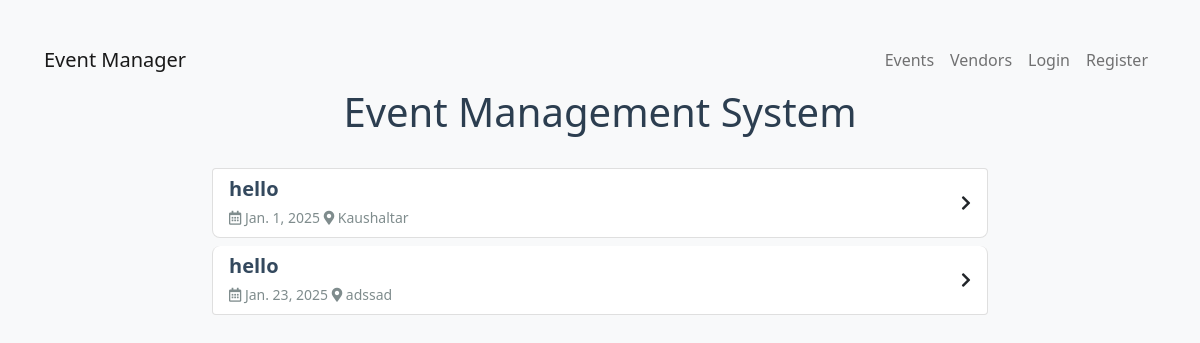
The page /event-list/ on the database its author committed.
### base/models.py (models this page shows)
class Event(models.Model):
    name = models.CharField(max_length=100)
    description = models.TextField()
    date = models.DateField()
    time = models.TimeField()
    location = models.CharField(max_length=100)
    max_attendees = models.IntegerField()
    categories = models.ManyToManyField('EventCategory')
    created_by = models.ForeignKey(User, on_delete=models.SET_NULL, null=True)

### base/views.py (the view)
# urls.py: path('event-list/', EventListView.as_view(), name='event-list'),
class EventListView(ListView):
    model = Event
    template_name = 'eventList.html'
    context_object_name = 'events'

### templates/eventList.html (shortened to what this page needs)
<!DOCTYPE html>
<html lang="en">
<head>
    <link href="https://cdn.jsdelivr.net/npm/bootstrap@5.0.2/dist/css/bootstrap.min.css" rel="stylesheet">
</head>
<body>
    <nav class="navbar navbar-expand-lg navbar-light bg-light">
        <div class="container-fluid">
            <a class="navbar-brand" href="/">Event Manager</a>
            <div class="collapse navbar-collapse" id="navbarNav">
                <ul class="navbar-nav ms-auto">
                    <li class="nav-item"><a class="nav-link" href="/event-list/">Events</a></li>
                    <li class="nav-item"><a class="nav-link" href="/vendor-list/">Vendors</a></li>
                    {% if user.is_authenticated %}
                    <li class="nav-item"><a class="nav-link" href="/logout/">Logout</a></li>
                    {% else %}
                    <li class="nav-item"><a class="nav-link" href="/login/">Login</a></li>
                    <li class="nav-item"><a class="nav-link" href="/register/">Register</a></li>
                    {% endif %}
                </ul>
            </div>
        </div>
    </nav>
    <div class="container">
        <h1 class="page-header">Event Management System</h1>
        <div class="list-group">
            {% for event in events %}
            <a href="{% url 'event-details' event.id %}" class="list-group-item list-group-item-action">
                <div class="d-flex justify-content-between align-items-center">
                    <div>
                        <h5 class="mb-1 event-name">{{ event.name }}</h5>
                        <small class="event-info">
                            <i class="far fa-calendar-alt"></i> {{ event.date }}
                            <i class="fas fa-map-marker-alt ml-2"></i> {{ event.location }}
                        </small>
                    </div>
                    <i class="fas fa-chevron-right"></i>
                </div>
            </a>
            {% endfor %}
        </div>
    </div>
    <link rel="stylesheet" href="https://cdnjs.cloudflare.com/ajax/libs/font-awesome/5.15.4/css/all.min.css">
</body>
</html>

### templates/eventList.html (style rules this page uses)
body { background-color: #f8f9fa; padding: 2rem; }
.container { max-width: 800px; margin: 0 auto; }
.page-header { text-align: center; color: #2c3e50; margin-bottom: 2rem; }
.list-group-item { margin-bottom: 0.5rem; border-radius: 8px; transition: all 0.3s ease; }
.event-name { color: #34495e; font-weight: 600; }
.event-info { color: #7f8c8d; }

### rows shown on the page
Event: name "hello", date "Jan. 1, 2025", location "Kaushaltar"
Event: name "hello", date "Jan. 23, 2025", location "adssad"
